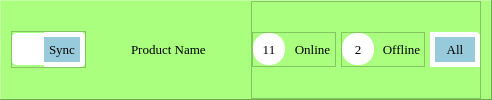
    <widget class="QFrame" name="frame">
     <property name="sizePolicy">
      <sizepolicy hsizetype="Preferred" vsizetype="Maximum">
       <horstretch>0</horstretch>
       <verstretch>0</verstretch>
      </sizepolicy>
     </property>
     <property name="styleSheet">
      <string notr="true">background-color: rgb(170, 255, 127);</string>
     </property>
     <property name="frameShape">
      <enum>QFrame::Panel</enum>
     </property>
     <property name="frameShadow">
      <enum>QFrame::Raised</enum>
     </property>
     <layout class="QHBoxLayout" name="horizontalLayout_4" stretch="1,0,1,0,1">
      <property name="spacing">
       <number>5</number>
      </property>
      <property name="leftMargin">
       <number>10</number>
      </property>
      <property name="topMargin">
       <number>0</number>
      </property>
      <property name="rightMargin">
       <number>10</number>
      </property>
      <property name="bottomMargin">
       <number>0</number>
      </property>
      <item>
       <widget class="QFrame" name="frame_4">
        <property name="sizePolicy">
         <sizepolicy hsizetype="Maximum" vsizetype="Maximum">
          <horstretch>0</horstretch>
          <verstretch>0</verstretch>
         </sizepolicy>
        </property>
        <property name="minimumSize">
         <size>
          <width>0</width>
          <height>32</height>
         </size>
        </property>
        <property name="frameShape">
         <enum>QFrame::StyledPanel</enum>
        </property>
        <property name="frameShadow">
         <enum>QFrame::Raised</enum>
        </property>
        <layout class="QHBoxLayout" name="horizontalLayout">
         <property name="spacing">
          <number>0</number>
         </property>
         <property name="leftMargin">
          <number>0</number>
         </property>
         <property name="topMargin">
          <number>0</number>
         </property>
         <property name="rightMargin">
          <number>0</number>
         </property>
         <property name="bottomMargin">
          <number>0</number>
         </property>
         <item>
          <widget class="QLabel" name="SyncBtn_1">
           <property name="minimumSize">
            <size>
             <width>32</width>
             <height>32</height>
            </size>
           </property>
           <property name="maximumSize">
            <size>
             <width>32</width>
             <height>32</height>
            </size>
           </property>
           <property name="styleSheet">
            <string notr="true">image: url(:/Image/Check_32px.png);
background-color: rgb(255, 255, 255);
border-top-left-radius: 5px;
border-bottom-left-radius: 5px;
border-left: 5px solid white;
border-top: 5px solid white;
border-bottom: 5px solid white;</string>
           </property>
           <property name="text">
            <string/>
           </property>
          </widget>
         </item>
         <item>
          <widget class="QLabel" name="SyncBtn">
           <property name="sizePolicy">
            <sizepolicy hsizetype="Maximum" vsizetype="Maximum">
             <horstretch>0</horstretch>
             <verstretch>0</verstretch>
            </sizepolicy>
           </property>
           <property name="font">
            <font>
             <family>Georgia</family>
             <pointsize>10</pointsize>
            </font>
           </property>
           <property name="layoutDirection">
            <enum>Qt::LeftToRight</enum>
           </property>
           <property name="styleSheet">
            <string notr="true">QLabel {
	border-top-right-radius: 5px;
	border-bottom-right-radius: 5px;
	border-right: 5px solid white;
	border-top: 5px solid white;
	border-bottom: 5px solid white;
	padding: 5px;
    background-color: #97CADB;
}</string>
           </property>
           <property name="text">
            <string>Sync</string>
           </property>
           <property name="alignment">
            <set>Qt::AlignCenter</set>
           </property>
          </widget>
         </item>
        </layout>
       </widget>
      </item>
      <item>
       <spacer name="horizontalSpacer">
        <property name="orientation">
         <enum>Qt::Horizontal</enum>
        </property>
        <property name="sizeHint" stdset="0">
         <size>
          <width>40</width>
          <height>20</height>
         </size>
        </property>
       </spacer>
      </item>
      <item>
       <widget class="QLabel" name="productNameLbl">
        <property name="sizePolicy">
         <sizepolicy hsizetype="Maximum" vsizetype="Maximum">
          <horstretch>0</horstretch>
          <verstretch>0</verstretch>
         </sizepolicy>
        </property>
        <property name="font">
         <font>
          <family>Georgia</family>
          <pointsize>10</pointsize>
         </font>
        </property>
        <property name="layoutDirection">
         <enum>Qt::LeftToRight</enum>
        </property>
        <property name="text">
         <string>Product Name</string>
        </property>
       </widget>
      </item>
      <item>
       <spacer name="horizontalSpacer_2">
        <property name="orientation">
         <enum>Qt::Horizontal</enum>
        </property>
        <property name="sizeHint" stdset="0">
         <size>
          <width>40</width>
          <height>20</height>
         </size>
        </property>
       </spacer>
      </item>
      <item>
       <widget class="QFrame" name="frame_7">
        <property name="sizePolicy">
         <sizepolicy hsizetype="Maximum" vsizetype="Preferred">
          <horstretch>0</horstretch>
          <verstretch>0</verstretch>
         </sizepolicy>
        </property>
        <property name="minimumSize">
         <size>
          <width>150</width>
          <height>0</height>
         </size>
        </property>
        <property name="layoutDirection">
         <enum>Qt::LeftToRight</enum>
        </property>
        <property name="frameShape">
         <enum>QFrame::StyledPanel</enum>
        </property>
        <property name="frameShadow">
         <enum>QFrame::Raised</enum>
        </property>
        <layout class="QHBoxLayout" name="horizontalLayout_5">
         <property name="spacing">
          <number>5</number>
         </property>
         <property name="leftMargin">
          <number>0</number>
         </property>
         <property name="topMargin">
          <number>0</number>
         </property>
         <property name="rightMargin">
          <number>0</number>
         </property>
         <property name="bottomMargin">
          <number>0</number>
         </property>
         <item>
          <widget class="QFrame" name="frame_5">
           <property name="sizePolicy">
            <sizepolicy hsizetype="Maximum" vsizetype="Maximum">
             <horstretch>0</horstretch>
             <verstretch>0</verstretch>
            </sizepolicy>
           </property>
           <property name="minimumSize">
            <size>
             <width>0</width>
             <height>35</height>
            </size>
           </property>
           <property name="frameShape">
            <enum>QFrame::StyledPanel</enum>
           </property>
           <property name="frameShadow">
            <enum>QFrame::Raised</enum>
           </property>
           <layout class="QHBoxLayout" name="horizontalLayout_2">
            <property name="spacing">
             <number>5</number>
            </property>
            <property name="leftMargin">
             <number>0</number>
            </property>
            <property name="topMargin">
             <number>0</number>
            </property>
            <property name="rightMargin">
             <number>0</number>
            </property>
            <property name="bottomMargin">
             <number>0</number>
            </property>
            <item>
             <widget class="QLabel" name="noOfOnlineNodesLbl">
              <property name="sizePolicy">
               <sizepolicy hsizetype="Preferred" vsizetype="Maximum">
                <horstretch>0</horstretch>
                <verstretch>0</verstretch>
               </sizepolicy>
              </property>
              <property name="minimumSize">
               <size>
                <width>32</width>
                <height>32</height>
               </size>
              </property>
              <property name="maximumSize">
               <size>
                <width>32</width>
                <height>32</height>
               </size>
              </property>
              <property name="font">
               <font>
                <family>Times New Roman</family>
                <pointsize>10</pointsize>
               </font>
              </property>
              <property name="styleSheet">
               <string notr="true">background-color: rgb(255, 255, 255);
border-radius: 15px;
color: rgb(0, 0, 0);</string>
              </property>
              <property name="text">
               <string>11</string>
              </property>
              <property name="alignment">
               <set>Qt::AlignCenter</set>
              </property>
             </widget>
            </item>
            <item>
             <widget class="QLabel" name="label_3">
              <property name="sizePolicy">
               <sizepolicy hsizetype="Maximum" vsizetype="Maximum">
                <horstretch>0</horstretch>
                <verstretch>0</verstretch>
               </sizepolicy>
              </property>
              <property name="minimumSize">
               <size>
                <width>45</width>
                <height>32</height>
               </size>
              </property>
              <property name="font">
               <font>
                <family>Georgia</family>
                <pointsize>10</pointsize>
               </font>
              </property>
              <property name="text">
               <string>Online</string>
              </property>
              <property name="alignment">
               <set>Qt::AlignCenter</set>
              </property>
             </widget>
            </item>
           </layout>
          </widget>
         </item>
         <item>
          <widget class="QFrame" name="frame_6">
           <property name="sizePolicy">
            <sizepolicy hsizetype="Maximum" vsizetype="Maximum">
             <horstretch>0</horstretch>
             <verstretch>0</verstretch>
            </sizepolicy>
           </property>
           <property name="minimumSize">
            <size>
             <width>0</width>
             <height>35</height>
            </size>
           </property>
           <property name="frameShape">
            <enum>QFrame::StyledPanel</enum>
           </property>
           <property name="frameShadow">
            <enum>QFrame::Raised</enum>
           </property>
           <layout class="QHBoxLayout" name="horizontalLayout_3">
            <property name="spacing">
             <number>5</number>
            </property>
            <property name="leftMargin">
             <number>0</number>
            </property>
            <property name="topMargin">
             <number>0</number>
            </property>
            <property name="rightMargin">
             <number>0</number>
            </property>
            <property name="bottomMargin">
             <number>0</number>
            </property>
            <item>
             <widget class="QLabel" name="noOfOfflineNodesLbl">
              <property name="sizePolicy">
               <sizepolicy hsizetype="Preferred" vsizetype="Maximum">
                <horstretch>0</horstretch>
                <verstretch>0</verstretch>
               </sizepolicy>
              </property>
              <property name="minimumSize">
               <size>
                <width>32</width>
                <height>32</height>
               </size>
              </property>
              <property name="maximumSize">
               <size>
                <width>32</width>
                <height>32</height>
               </size>
              </property>
              <property name="font">
               <font>
                <family>Times New Roman</family>
                <pointsize>10</pointsize>
               </font>
              </property>
              <property name="styleSheet">
               <string notr="true">background-color: rgb(255, 255, 255);
border-radius: 15px;
color: rgb(0, 0, 0);</string>
              </property>
              <property name="text">
               <string>2</string>
              </property>
              <property name="alignment">
               <set>Qt::AlignCenter</set>
              </property>
             </widget>
            </item>
            <item>
             <widget class="QLabel" name="label_4">
              <property name="sizePolicy">
               <sizepolicy hsizetype="Preferred" vsizetype="Maximum">
                <horstretch>0</horstretch>
                <verstretch>0</verstretch>
               </sizepolicy>
              </property>
              <property name="minimumSize">
               <size>
                <width>45</width>
                <height>32</height>
               </size>
              </property>
              <property name="font">
               <font>
                <family>Georgia</family>
                <pointsize>10</pointsize>
               </font>
              </property>
              <property name="text">
               <string>Offline</string>
              </property>
              <property name="alignment">
               <set>Qt::AlignCenter</set>
              </property>
             </widget>
            </item>
           </layout>
          </widget>
         </item>
         <item>
          <widget class="QLabel" name="displayAllNodesBtn">
           <property name="sizePolicy">
            <sizepolicy hsizetype="Maximum" vsizetype="Maximum">
             <horstretch>0</horstretch>
             <verstretch>0</verstretch>
            </sizepolicy>
           </property>
           <property name="minimumSize">
            <size>
             <width>50</width>
             <height>32</height>
            </size>
           </property>
           <property name="font">
            <font>
             <family>Georgia</family>
             <pointsize>10</pointsize>
            </font>
           </property>
           <property name="styleSheet">
            <string notr="true">QLabel {
	border-top-right-radius: 5px;
	border: 5px;
	border: 5px solid white;
	padding: 5px;
    background-color: #97CADB;
}</string>
           </property>
           <property name="text">
            <string>All</string>
           </property>
           <property name="alignment">
            <set>Qt::AlignCenter</set>
           </property>
          </widget>
         </item>
        </layout>
       </widget>
      </item>
     </layout>
    </widget>
